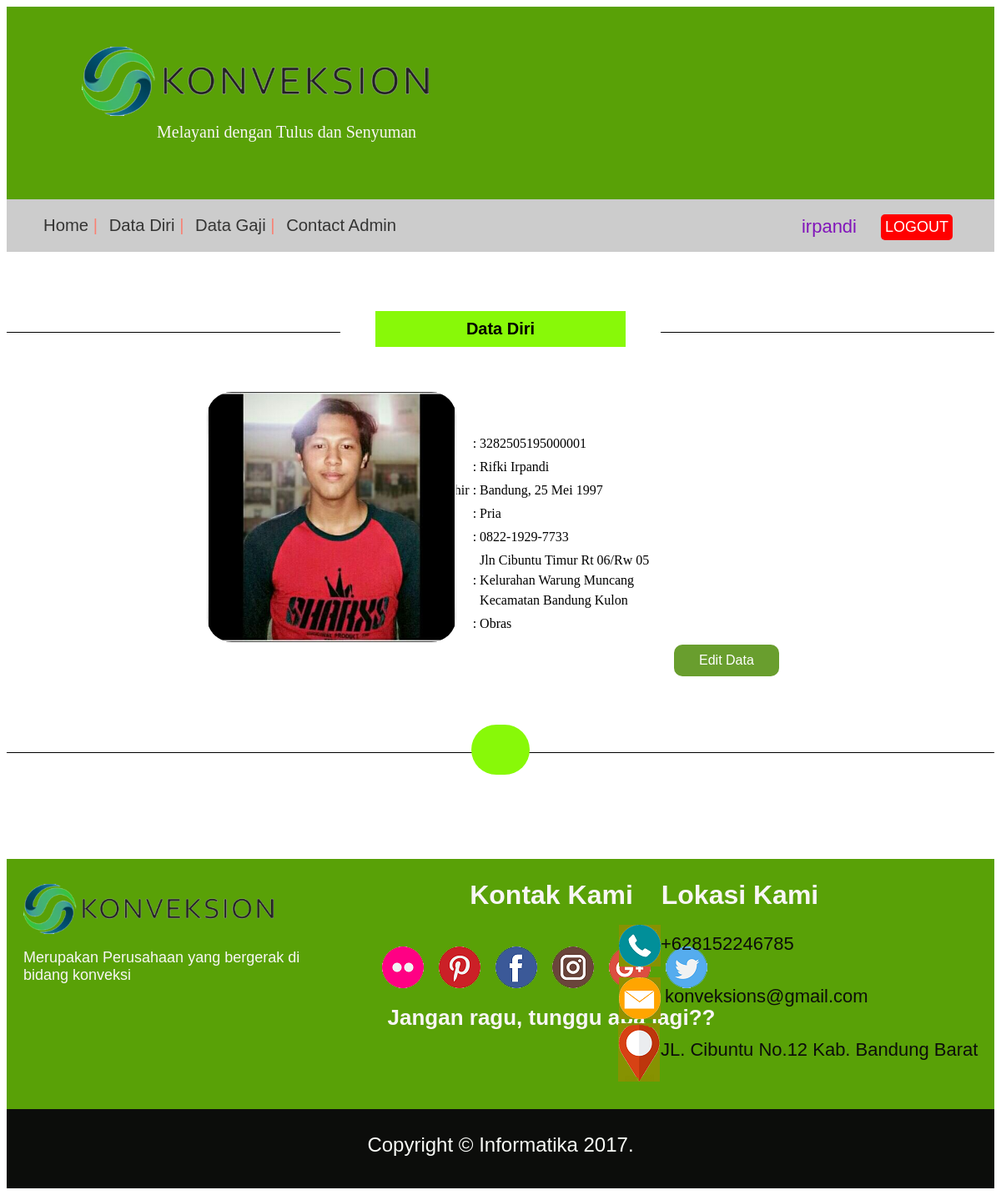
Page /data-diri.php (signed in) on the committed database.
### tables this page shows
CREATE TABLE `tbl_data` (
  `id_karyawan` int(12) NOT NULL,
  `username` varchar(40) NOT NULL,
  `password` varchar(50) NOT NULL,
  `nik` bigint(200) NOT NULL,
  `nama` varchar(100) NOT NULL,
  `foto` varchar(55) NOT NULL,
  `ttl` text NOT NULL,
  `jenis_kelamin` varchar(100) NOT NULL,
  `nomor_telepon` text NOT NULL,
  `alamat` text NOT NULL,
  `bagian` varchar(50) NOT NULL,
  `uang_makan` int(50) NOT NULL,
  `bonus` int(50) NOT NULL,
  `kasbon` int(50) NOT NULL,
  `gaji` int(50) NOT NULL,
  `gaji_total` int(50) NOT NULL,
  `banyak_1` int(40) NOT NULL,
  `banyak_2` int(50) NOT NULL,
  `banyak_3` int(50) NOT NULL,
  `nama_barang_1` varchar(100) NOT NULL,
  `nama_barang_2` varchar(100) NOT NULL,
  `nama_barang_3` varchar(100) NOT NULL,
  `harga_1` int(50) NOT NULL,
  `harga_2` int(50) NOT NULL,
  `harga_3` int(50) NOT NULL,
  `jumlah_1` int(50) NOT NULL,
  `jumlah_2` int(50) NOT NULL,
  `jumlah_3` int(50) NOT NULL,
  `jumlah_total` int(50) NOT NULL
);

### data-diri.php (the view, shortened to what this page needs)
<!DOCTYPE HTML>
<html>
	<head>
		<link rel="stylesheet" type="text/css" href="assets/css/style2.css">
	</head>
	<body>
		<div class="wrapper">
			<header>
				<div id="logo">
					<img src="assets/img/LOGO1.png">
					<p>Melayani dengan Tulus dan Senyuman</p>
				</div>
			</header>
			<nav>
				<ul>
					<li><a href="home-karyawan.php">Home<span> | </span></a></li>
					<li><a href="data-diri.php">Data Diri<span> | </span></a></li>
					<li><a href="data-gaji-karyawan.php">Data Gaji<span> | </span></a></li>
					<li><a href="contact-admin.php">Contact Admin</a></li>
				<ul>
				<div class="logout-btn">
					<a href="logout.php" class="btn">LOGOUT</a>
				</div>
				<p><?php
					echo $_SESSION['username'];
					?></p>
			</nav>
			<div class="konten">
				<h2>Data Diri</h2>
				<div class="data">
					<?php
						include ("koneksi/connection.php");
						$id = $_SESSION['id'];
						$sql = mysqli_query($connect, "SELECT id_karyawan,nik,nama,foto,ttl,jenis_kelamin,nomor_telepon,alamat,bagian FROM tbl_data WHERE id_karyawan = '$id'");
						$var = mysqli_fetch_array($sql);
					?>
					<table>
						<tr>
							<td>NIK</td><td> : <td>
							<?php echo $var['nik']; ?></td>
						</tr>
						<tr>
							<td>Nama</td><td> : <td>
							<?php echo $var['nama']; ?></td>
						</tr>
						<tr>
							<td>Tempat Tanggal Lahir</td><td> : <td>
							<?php echo $var['ttl']; ?></td>
						</tr>
						<tr>
							<td>Jenis Kelamin</td><td> : <td>
							<?php echo $var['jenis_kelamin']; ?></td>
						</tr>
						<tr>
							<td>Nomor Telepon</td><td> : <td>
							<?php echo $var['nomor_telepon']; ?></td>
						</tr>
						<tr>
							<td>Alamat</td><td> : <td>
							<div style="width:40%;">
								<?php echo $var['alamat']; ?></td>
							</div>
						<tr>
							<td>Bagian</td><td> : <td>
							<?php echo $var['bagian']; ?></td>
						</tr>
				</div>
				<div id="foto-profile">
					<tr>
						<img src="images/<?php echo $var['foto']; ?>">
					</tr>
				</div>
				<div class="tom">
					<a href="edit-data-diri.php?id=<?php echo $var['id_karyawan']; ?>">Edit Data</a>
				</div>
				<h4></h4>
			</div>
			<div class="drop-us">
				<div class="drop-us-about">
					<img src="assets/img/LOGO1.png">
					<p>Merupakan Perusahaan yang bergerak di bidang konveksi</p>
				</div>
				<div class="drop-us-contact">
					<h2>Kontak Kami</h2>
					<ul>
						<li><a href="#"><img src="assets/img/flickr.png"width="50" height="50"></a></li>
						<li><a href="#"><img src="assets/img/pinterest.png"width="50" height="50"></a></li>
						<li><a href="#"><img src="assets/img/facebook.png"width="50" height="50"></a></li>
						<li><a href="#"><img src="assets/img/instagram.png"width="50" height="50"></a></li>
						<li><a href="#"><img src="assets/img/google-plus.png"width="50" height="50"></a></li>
						<li><a href="#"><img src="assets/img/twitter.png"width="50" height="50"></a></li>
					</ul>
					<br></br>
					<h3>Jangan ragu, tunggu apa lagi??</h3>
				</div>
				<div class="drop-us-location">
					<h2>Lokasi Kami</h2>
					<div class="drop-phone">
						<img src="assets/img/phone.png" width="50" height="50">
						<p>+628152246785</p>
					</div>
					<div class="drop-mail">
						<img src="assets/img/mails.png" width="50" height="50">
						<p>konveksions@gmail.com</p>
					</div>
					<div class="drop-locate">
						<img src="assets/img/locations.png" width="50" height="70">
						<p>JL. Cibuntu No.12 Kab. Bandung Barat</p>
					</div>
				</div>
			</div>
			<footer>
				<p>Copyright &copy Informatika 2017.</p>
			</footer>
	</body>
</html>

### assets/css/style2.css (style rules this page uses)
.wrapper { max-width: 1500px; width: 100%; margin: 0px auto; }
header { background-color: #59a107; width: 100%; height: 235px; }
header #logo { float: left; margin-top: 48px; margin-bottom: 43px; margin-left: 90px; }
header #logo p { margin-left: 90px; margin-top: 4px; font-family: Monotype Corsiva; font-size: 20px; color: #f8f6f5; }
nav { background-color: #cccccc; width: 100%; margin-top: -20px; }
nav ul { padding-top: 20px; }
nav li { display: inline; }
nav li a { text-decoration: none; color: #353534; font-family: Arial; font-size: 20.3px; margin: 0px 4px; }
nav li a span { color: salmon; }
nav p { float: right; font-family: Arial; font-size: 22px; color: #8114ba; margin-top: -43px; margin-right: 165px; }
.logout-btn .btn { float: right; margin-top: -45px; margin-right: 50px; padding: 5px 5px; font-family: Arial; font-size: 18px; background-color: #ff0000; border-radius: 5px; }
.logout-btn a { text-decoration: none; font-family: Arial; font-size: 18px; color: #ffffff; }
.konten { margin-top: 80px; border-top: 1px solid black; border-bottom: 1px solid black; }
.konten h2 { font-family: Arial; font-size: 20px; background-color: #88f908; border-radius: 10px; padding: 10px 50px; text-align: center; width: 200px; margin: 0px auto; position: relative; top: -26px; border-left: 42px solid #fff; border-right: 42px solid #fff; }
.konten .data { float: right; line-height: 1.5; margin-right:40px; margin-top: 75px; }
#foto-profile img { height:300px; border-radius: 30px; position: absolute; top:470px; margin-left:240px; }
.konten a { float: left; font-family: Arial; font-size: 16px; padding: 10px 30px; background-color: #197b30; color: #ffffff; text-decoration: none; border-radius: 10px; margin-top: 30px; margin-left: 388px; }
.konten .tom a { float: left; font-family: Arial; font-size: 16px; padding: 10px 30px; background-color: #699e2e; color: #ffffff; text-decoration: none; border-radius: 10px; margin-left: 800px; margin-top: 10px; }
.konten h4 { font-family: Arial; font-size: 22px; background-color: #88f908; border-radius: 400px; padding: 30px 20px; text-align: center; width: 30px; margin: 0px auto; position: relative; bottom: -27px; margin-top: 400px; }
.drop-us { clear: both; background-color: #59a107; margin-top: 127px; height: 300px; padding-right: 10px; }
.drop-us-about { width: 400px; height: 300px; }
.drop-us-about img { width: 300px; float: left; margin-left: 20px; margin-top: 30px; }
.drop-us-about p { float: left; font-family: Arial; font-size: 18px; font-style: bold; color: #f8f6f5; margin-left: 20px; }
.drop-us-contact { float: left; width: 500px; height: 300px; margin-left: 403px; margin-top: -305px; }
.drop-us-contact h2 { font-family: Arial; font-size: 32px; font-style: bold; color: #f8f6f5; margin-top: 30px; text-align: center; }
.drop-us-contact ul { text-align: center; float: left; }
.drop-us-contact li { display: inline; text-align: center; }
.drop-us-contact a { margin: 0px 7px; }
.drop-us-contact h3 { font-family: Arial; font-size: 26px; font-style: bold; color: #f8f6f5; text-align: center; }
.drop-us-location { float: right; width: 590px; height: 300px; margin-top: -305px; }
.drop-us-location h2 { font-family: Arial; font-size: 32px; font-style: bold; color: #f8f6f5; margin-top: 30px; text-align: center; }
.drop-phone img { background-color: transparent; float: left; margin-left: 150px; margin-top: -10px; }
.drop-phone p { font-family: Arial; font-size: 22px; color: #0c0d0b; }
.drop-mail img { background-color: transparent; float: left; margin-left: 150px; margin-top: 5px; }
.drop-mail p { font-family: Arial; font-size: 22px; margin-left: 5px; margin-top: 15px; float: left; color: #0c0d0b; }
.drop-locate img { background-color: transparent; margin-top: 60px; margin-left: -300px; }
.drop-locate p { font-family: Arial; font-size: 22px; color: #0c0d0b; margin-top: -55px; margin-left: 200px; }
footer { clear: both; height: 85px; background-color: #0c0d0b; padding: 5px; }
footer p { color: #f8faf6; text-align: center; font-family: Arial; font-size: 24px; font-style: bold; }

### rows in the picture
tbl_data: nik "3282505195000001", nama "Rifki Irpandi", ttl "Bandung, 25 Mei 1997", jenis_kelamin "Pria", nomor_telepon "0822-1929-7733", alamat "Jln Cibuntu Timur Rt 06/Rw 05 Kelurahan Warung Muncang Kecamatan Bandung Kulon", bagian "Obras", foto (picture)

### other values in the picture
$_SESSION['username'] "irpandi"
